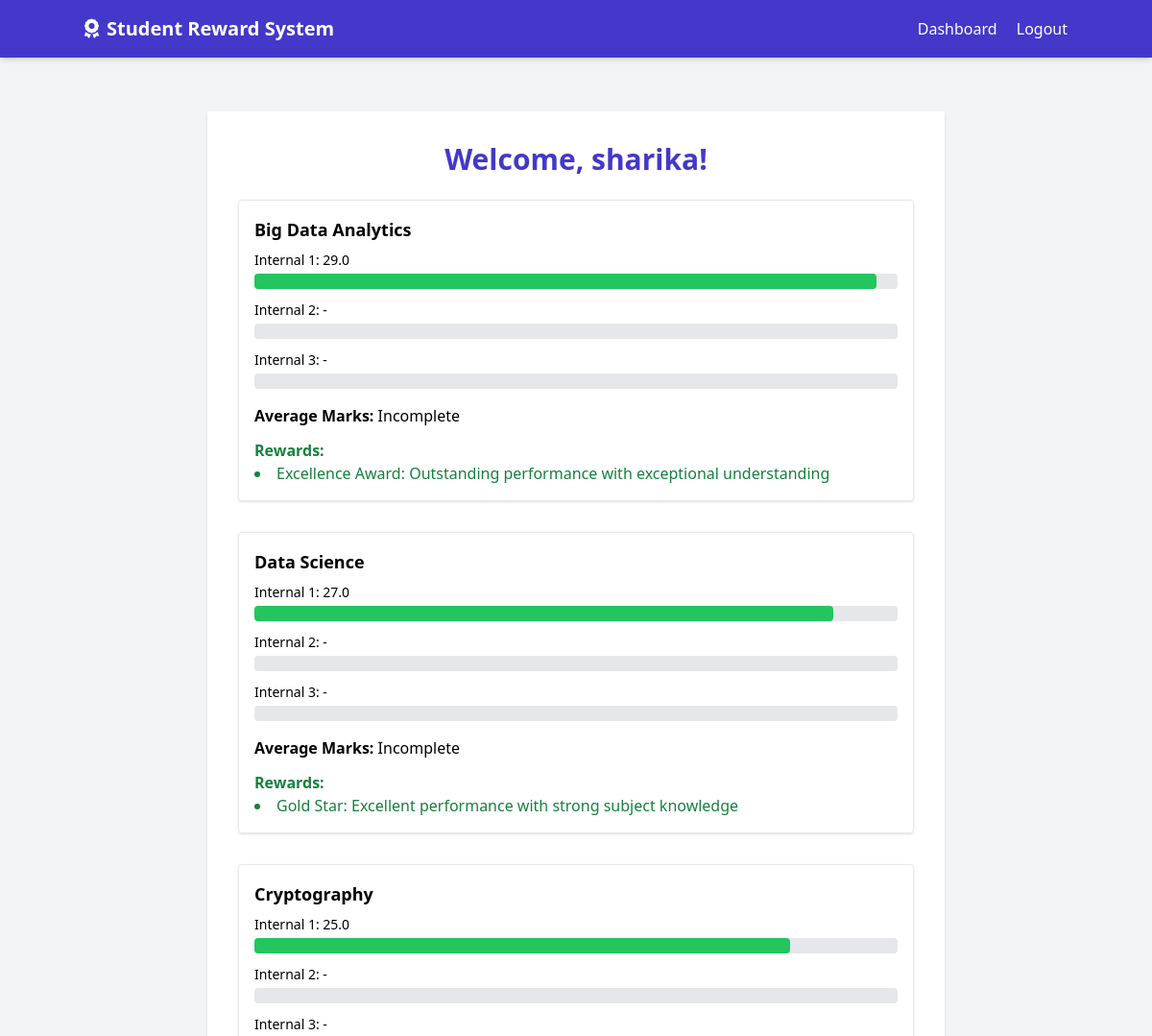
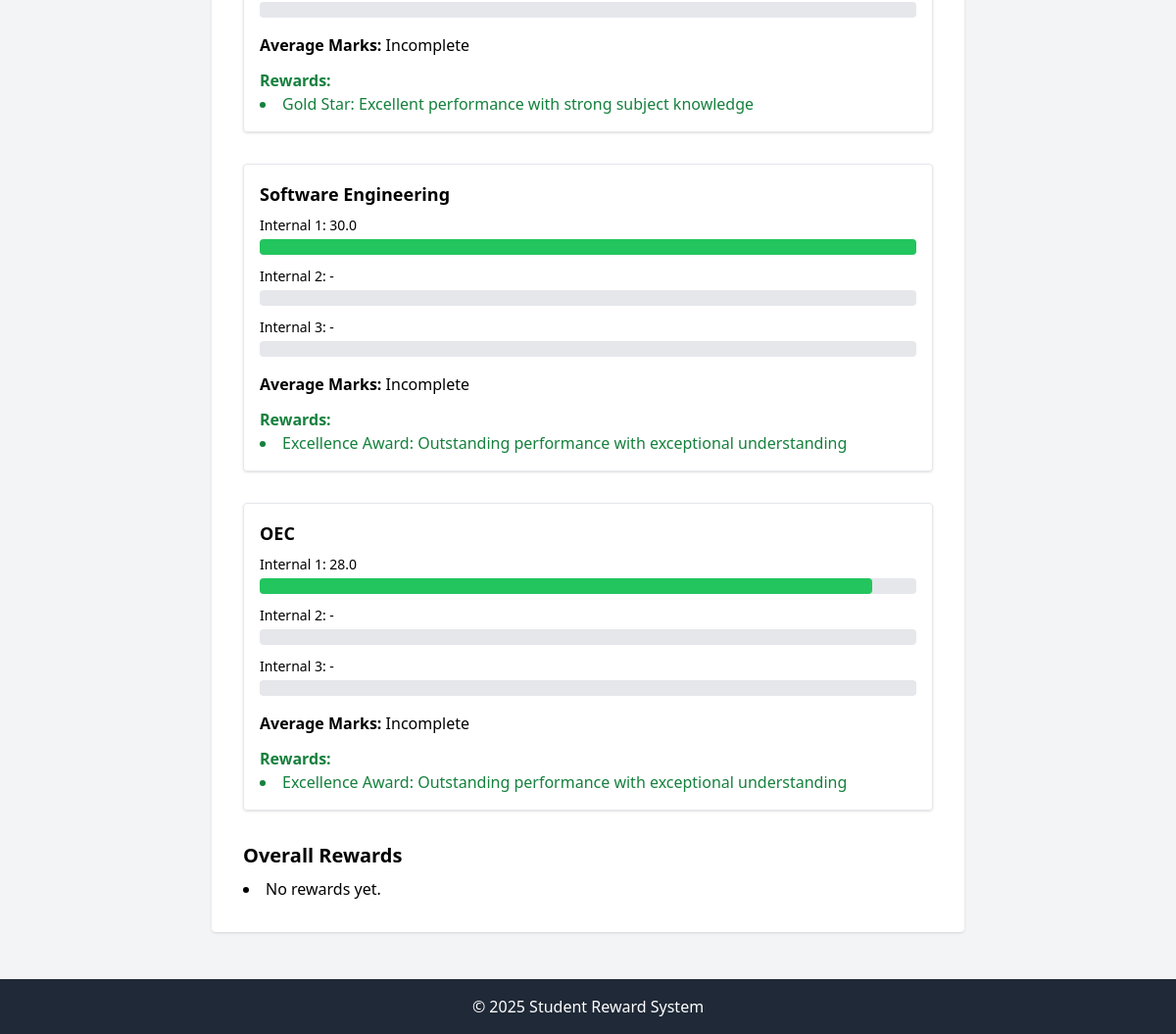
Page /student/dashboard (signed in) on the committed database (2 pictures, top to bottom).
### models.py (models this page shows, shortened)
class Student(db.Model):
    id = db.Column(db.Integer, primary_key=True)
    name = db.Column(db.String(100), nullable=False)
    usn = db.Column(db.String(20), unique=True, nullable=False)
    created_at = db.Column(db.DateTime, default=datetime.utcnow)
    marks = db.relationship('Mark', backref='student', lazy=True)
    rewards = db.relationship('Reward', backref='student', lazy=True)

class Mark(db.Model):
    id = db.Column(db.Integer, primary_key=True)
    student_id = db.Column(db.Integer, db.ForeignKey('student.id'), nullable=False)
    subject_id = db.Column(db.Integer, db.ForeignKey('subject.id'), nullable=False)
    internal_number = db.Column(db.Integer, nullable=False)  # 1, 2, or 3
    marks = db.Column(db.Float, nullable=False)
    created_at = db.Column(db.DateTime, default=datetime.utcnow)

class Subject(db.Model):
    id = db.Column(db.Integer, primary_key=True)
    name = db.Column(db.String(100), nullable=False)
    code = db.Column(db.String(20), unique=True, nullable=False)
    faculty_id = db.Column(db.Integer, db.ForeignKey('faculty.id'), nullable=True)
    created_at = db.Column(db.DateTime, default=datetime.utcnow)
    marks = db.relationship('Mark', backref='subject', lazy=True)
    rewards = db.relationship('Reward', backref='subject', lazy=True)

class Reward(db.Model):
    id = db.Column(db.Integer, primary_key=True)
    student_id = db.Column(db.Integer, db.ForeignKey('student.id'), nullable=False)
    subject_id = db.Column(db.Integer, db.ForeignKey('subject.id'), nullable=False)
    internal_number = db.Column(db.Integer, nullable=False)
    reward_type = db.Column(db.String(50), nullable=False)
    description = db.Column(db.Text, nullable=True)
    created_at = db.Column(db.DateTime, default=datetime.utcnow)

### routes.py (the view)
    @app.route('/student/dashboard')
    def student_dashboard():
        if 'student_id' not in session:
            flash('Please login first', 'error')
            return redirect(url_for('student_login'))
        student_id = session['student_id']
        student = Student.query.get(student_id)
        subject_ids = db.session.query(Mark.subject_id).filter_by(student_id=student_id).distinct()
        subjects = Subject.query.filter(Subject.id.in_(subject_ids)).all()
        subjects_data = []
        for subject in subjects:
            marks = Mark.query.filter_by(student_id=student_id, subject_id=subject.id).all()
            mark_map = {m.internal_number: m.marks for m in marks}
            avg = sum(mark_map.values()) / 3 if len(mark_map) == 3 else None
            rewards = Reward.query.filter_by(student_id=student_id, subject_id=subject.id).all()
            subjects_data.append({
                'subject': subject,
                'i1': mark_map.get(1, '-'),
                'i2': mark_map.get(2, '-'),
                'i3': mark_map.get(3, '-'),
                'avg': f"{avg:.2f}" if avg else 'Incomplete',
                'rewards': rewards
            })
        return render_template('student_dashboard.html', student=student, subjects_data=subjects_data)

### templates/student_dashboard.html
{% extends "base.html" %}
{% block content %}
<div class="max-w-3xl mx-auto mt-10 p-8 bg-white rounded shadow">
    <h2 class="text-3xl font-bold mb-6 text-indigo-700 text-center">
        Welcome, {{ student.name }}!
    </h2>
    {% for subj in subjects_data %}
    <div class="mb-8 p-4 border rounded shadow">
        <h3 class="font-semibold mb-2 text-lg">{{ subj.subject.name }}</h3>
        <div class="space-y-3">
            {% for i in [1, 2, 3] %}
            {% set score = subj['i' ~ i] %}
            {% if score != '-' %}
                {% set percent = (score / 30) * 100 %}
                {% if percent >= 75 %}
                    {% set bar_color = 'bg-green-500' %}
                {% elif percent >= 50 %}
                    {% set bar_color = 'bg-orange-400' %}
                {% else %}
                    {% set bar_color = 'bg-red-500' %}
                {% endif %}
            {% else %}
                {% set percent = 0 %}
                {% set bar_color = 'bg-gray-300' %}
            {% endif %}
            <div>
                <p class="text-sm mb-1">Internal {{ i }}: {{ score }}</p>
                <div class="w-full bg-gray-200 rounded h-4">
                    <div class="{{ bar_color }} h-4 rounded" style="width: {{ percent }}%"></div>
                </div>
            </div>
            {% endfor %}
        </div>
        <p class="mt-4"><strong>Average Marks:</strong> {{ subj.avg }}</p>
        {% if subj.rewards and subj.rewards|length > 0 %}
        <div class="mt-3 text-green-700">
            <h4 class="font-semibold">Rewards:</h4>
            <ul class="list-disc list-inside">
                {% for reward in subj.rewards %}
                <li>{{ reward.reward_type }}: {{ reward.description }}</li>
                {% endfor %}
            </ul>
        </div>
        {% endif %}
    </div>
    {% endfor %}
    <h3 class="text-xl font-semibold mt-8 mb-2">Overall Rewards</h3>
    <ul class="list-disc list-inside">
        {% set rewards_found = false %}
        {% for subj in subjects_data %}
            {% if subj.rewards|length > 0 %}
                {% set rewards_found = true %}
            {% endif %}
        {% endfor %}
        {% if not rewards_found %}
            <li>No rewards yet.</li>
        {% else %}
            {% for subj in subjects_data %}
                {% for reward in subj.rewards %}
                    <li>{{ reward.reward_type }} for {{ subj.subject.name }}</li>
                {% endfor %}
            {% endfor %}
        {% endif %}
    </ul>
</div>
{% endblock %}

### rows in the picture
Student: name "sharika"
Mark: subject.name "Big Data Analytics", 3 "1" "2" "3", 3 "29.0" "-" "-", {{ percent }} 96.66666666666667 (drawn), avg "Incomplete"
Reward: reward_type "Excellence Award", description "Outstanding performance with exceptional understanding"
Mark: subject.name "Data Science", 3 "1" "2" "3", 3 "27.0" "-" "-", {{ percent }} 90.0 (drawn), avg "Incomplete"
Reward: reward_type "Gold Star", description "Excellent performance with strong subject knowledge"
Mark: subject.name "Cryptography", 3 "1" "2" "3", 3 "25.0" "-" "-", {{ percent }} 83.33333333333334 (drawn), avg "Incomplete"
Reward: reward_type "Gold Star", description "Excellent performance with strong subject knowledge"
Mark: subject.name "Software Engineering", 3 "1" "2" "3", 3 "30.0" "-" "-", {{ percent }} 100.0 (drawn), avg "Incomplete"
Reward: reward_type "Excellence Award", description "Outstanding performance with exceptional understanding"
Mark: subject.name "OEC", 3 "1" "2" "3", 3 "28.0" "-" "-", {{ percent }} 93.33333333333333 (drawn), avg "Incomplete"
Reward: reward_type "Excellence Award", description "Outstanding performance with exceptional understanding"
